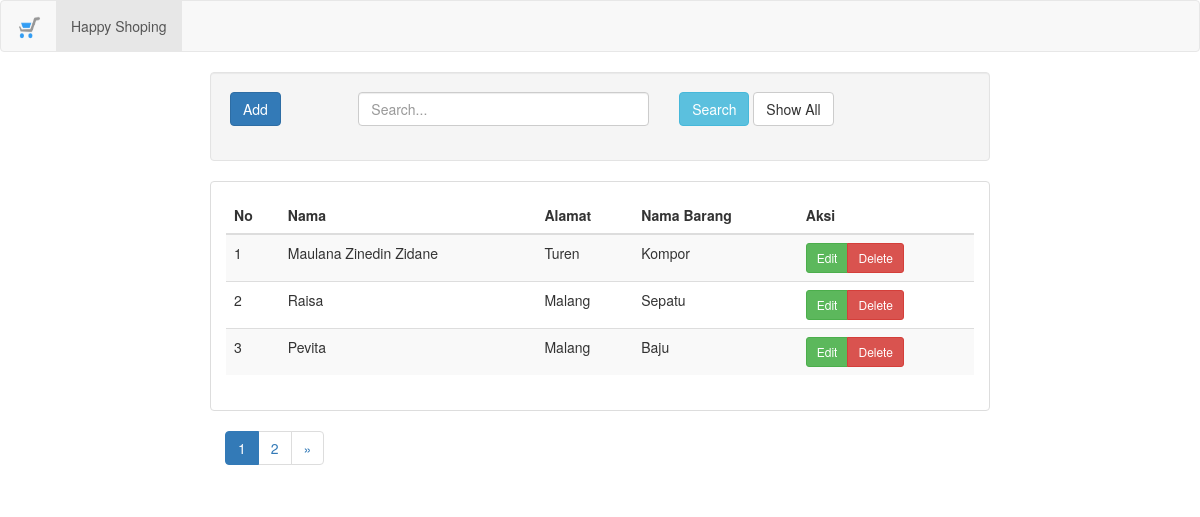
The page / on the database its author committed.
### tables this page shows
CREATE TABLE `pembeli` (
  `id` int(11) NOT NULL,
  `nama` varchar(50) NOT NULL,
  `alamat` varchar(50) NOT NULL,
  `kode` int(11) NOT NULL
);

CREATE TABLE `barang` (
  `kode` int(11) NOT NULL,
  `nama_barang` varchar(50) NOT NULL
);

### index.php (called while the page is built, shortened)
<?php
require_once BASEPATH.'core/CodeIgniter.php';

### application/models/pagination_model.php (called while the page is built, shortened)
<?php
class pagination_model extends CI_Model{
    function get_books($limit, $start, $st = NULL)
    {
        $sql = "select * from pembeli left join barang on pembeli.kode = barang.kode where nama like '%$st%' limit " . $start . ", " . $limit;
        $query = $this->db->query($sql);
        return $query->result();
    }
}
?>

### application/views/pagination_view.php (the view, shortened to what this page needs)
<!DOCTYPE html>
<html>
<head>
    <link rel="stylesheet" type="text/css" href="<?php echo base_url()."assets/css/bootstrap.css" ?>">
</head>
<body>
    <nav class="navbar navbar-default">
  <div class="container-fluid">
    <div class="navbar-header">
      <a class="navbar-brand" href="">
        <img alt="Brand" src="<?php echo base_url('assets/logo-big-shopping.png') ?>" width=25 height=25>
      </a>
      <ul class="nav navbar-nav">
        <li class="active"><a href="#">Happy Shoping <span class="sr-only">(current)</span></a></li>
    </ul>
    </div>
  </div>
</nav>
<div class="container">
    <div class="row">
        <div class="col-md-8 col-md-offset-2 well">
        <?php
        $attr = array("class" => "form-horizontal", "role" => "form", "id" => "form1", "name" => "form1");
        echo form_open("pagination/search", $attr);?>
            <div class="form-group">
                <div class="col-md-2">
                    <a href="<?php echo base_url("index.php/pagination/insert") ?>" class="btn btn-primary">Add</a>
                </div>
                <div class="col-md-5">
                    <input class="form-control" id="book_name" name="book_name" placeholder="Search..." type="text" value="<?php echo set_value('book_name'); ?>" />
                </div>
                <div class="col-md-5">
                    <input id="btn_search" name="btn_search" type="submit" class="btn btn-info" value="Search" />
                    <a href="<?php echo base_url(). "index.php/pagination/index"; ?>" class="btn btn-default">Show All</a>
                </div>
            </div>
        <?php echo form_close(); ?>
        </div>
    </div>
    <div class="row">
        <div class="col-md-8 col-md-offset-2 bg-border">
            <table class="table table-striped table-hover">
                <thead>
                    <tr>
                    <th>No</th>
                    <th>Nama</th>
                    <th>Alamat</th>
                    <th>Nama Barang</th>
                    <th>Aksi</th>
                    </tr>
                </thead>
                <tbody>
                <?php for ($i = 0; $i < count($booklist); ++$i) { ?>
                <tr>
                    <td><?php echo ($page+$i+1); ?></td>
                    <td><?php echo $booklist[$i]->nama; ?></td>
                    <td><?php echo $booklist[$i]->alamat; ?></td>
                    <td><?php echo $booklist[$i]->nama_barang; ?></td>
                    <td>
                        <div class="btn-group">
                        <a href="<?php echo base_url('index.php/pagination/update/'.$booklist[$i]->id) ?>" class="btn btn-sm btn-success">Edit</a>
                        <a href="<?php echo base_url('index.php/pagination/delete/'.$booklist[$i]->id) ?>" class="btn btn-sm btn-danger" onclick="return confirm('Apakah anda ingin menghapus?')">Delete</a>
                        </div>
                    </td>
                </tr>
                <?php } ?>
                </tbody>
            </table>
        </div>
    </div>
    <div class="row">
        <div class="col-md-8 col-md-offset-2">
            <?php echo $pagination; ?>
        </div>
    </div>
</div>
</body>
</html>

### application/controllers/pagination.php (shortened to what this page needs)
<?php
class pagination extends CI_Controller {
    public function __construct()
    {
        $this->load->helper('form');
        $this->load->helper('url');
        $this->load->database();
        $this->load->library('pagination');
        $this->load->model('pagination_model');
    }
    public function index()
    {
        $config['base_url'] = site_url('pagination/index');
        $config['total_rows'] = $this->db->count_all('pembeli');
        $config['per_page'] = "3";
        $config["uri_segment"] = 3;
        $choice = $config["total_rows"]/$config["per_page"];
        $config["num_links"] = floor($choice);
        $config['full_tag_open'] = '<ul class="pagination">';
        $config['full_tag_close'] = '</ul>';
        $config['first_link'] = false;
        $config['last_link'] = false;
        $config['first_tag_open'] = '<li>';
        $config['first_tag_close'] = '</li>';
        $config['prev_link'] = '«';
        $config['prev_tag_open'] = '<li class="prev">';
        $config['prev_tag_close'] = '</li>';
        $config['next_link'] = '»';
        $config['next_tag_open'] = '<li>';
        $config['next_tag_close'] = '</li>';
        $config['last_tag_open'] = '<li>';
        $config['last_tag_close'] = '</li>';
        $config['cur_tag_open'] = '<li class="active"><a href="#">';
        $config['cur_tag_close'] = '</a></li>';
        $config['num_tag_open'] = '<li>';
        $config['num_tag_close'] = '</li>';
        $this->pagination->initialize($config);
        $data['page'] = ($this->uri->segment(3)) ? $this->uri->segment(3) : 0;
        $data['booklist'] = $this->pagination_model->get_books($config["per_page"], $data['page'], NULL);
        $data['pagination'] = $this->pagination->create_links();
        $this->load->view('pagination_view',$data);
    }
}
?>

### application/views/pagination_view.php (style rules this page uses)
.bg-border { border: 1px solid #ddd; border-radius: 4px 4px; padding: 15px 15px; }

### rows shown on the page
pembeli: i "1", nama "Maulana Zinedin Zidane", alamat "Turen", kode.nama_barang "Kompor"
pembeli: i "2", nama "Raisa", alamat "Malang", kode.nama_barang "Sepatu"
pembeli: i "3", nama "Pevita", alamat "Malang", kode.nama_barang "Baju"

### other values the page prints
$pagination "1 2 »"
